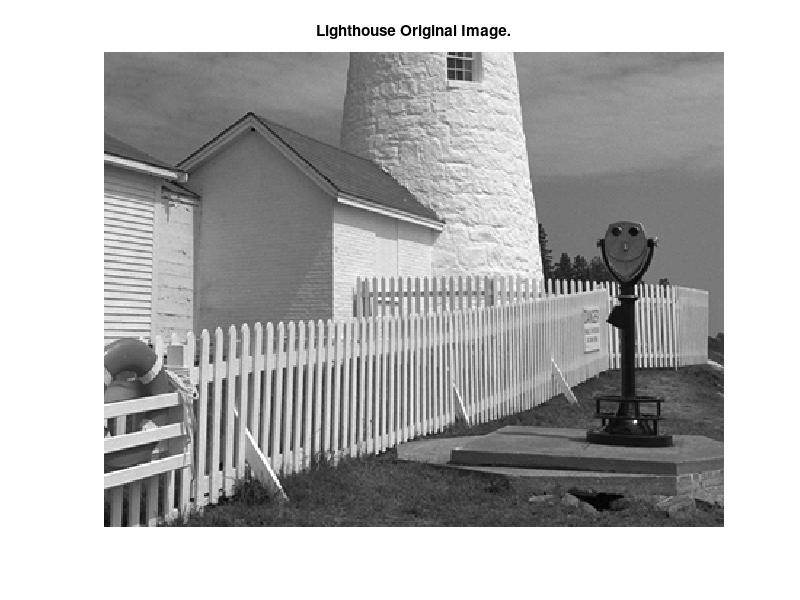
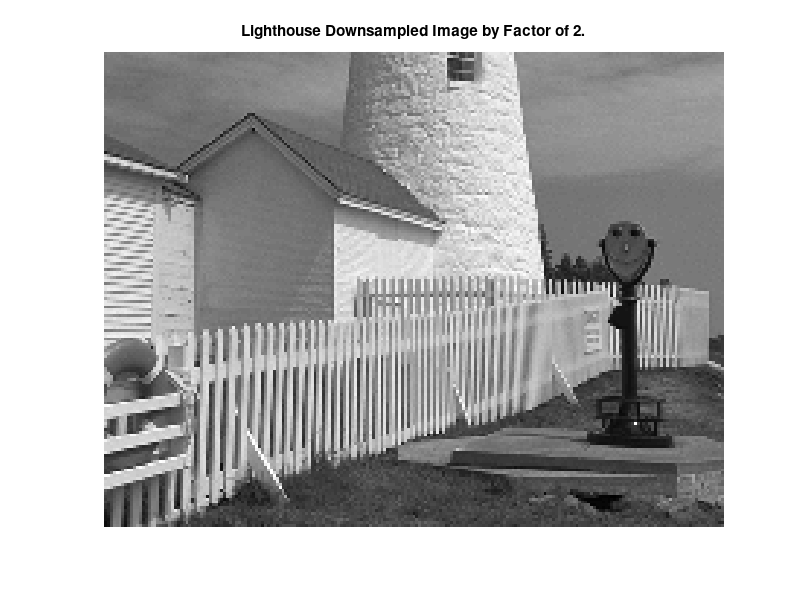
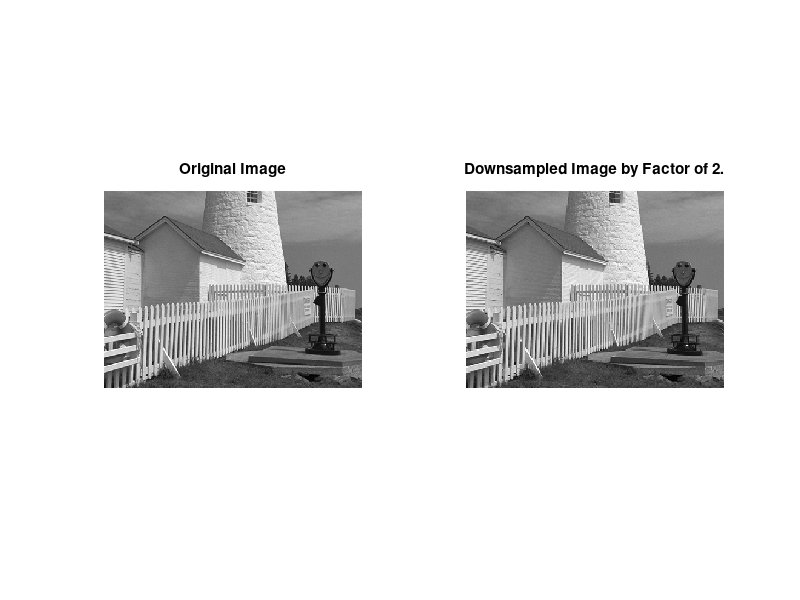
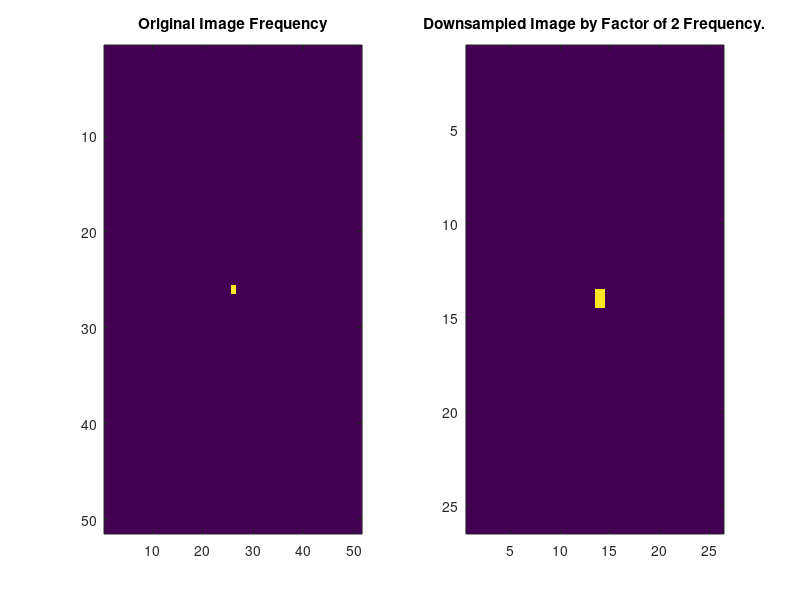

Write the MATLAB code that produced these figures, in order.
% ========================================================================== 
% ECE 5530/ ECE 6530 Digital Signal Processing, ECE Dep., The University of Utah 
% Group Project
% Team: Kyle G. Gayliyev, Skylar Stockham, Eddie Franco
% ========================================================================== 
close all;
clear;

%% Sampling, Aliasing and Reconstruction : Lab P8 Exercise: 3 Lab Exercises 
%% Overvew
% The objective in this lab is to introduce digital images as a second 
% useful signal type. We will show how the A-to-D sampling and the D-to-A 
% reconstruction processes are carried out for digital images. 
% In particular, we will show a commonly used method of image zooming is 
% actually D/A reconstruction, but it gives “poor” results—a later lab will 
% revisit this issue and do a better job.

 %% 3.1 Down-Sampling 
 %% Questions. 
 % Answer the following questions for the lighthouse picture,
 % downsampled by two.
 % a) Describe how the aliasing appears visually. Compare the original to 
 % the downsampled image. Which parts of the image show the aliasing 
 % effects most dramatically?
 % b) This part is challenging: explain why the aliasing happens in the 
 % lighthouse image by using a “frequency domain” explanation. 
 % In other words, estimate the frequency of the features that are 
 % being aliased. Give this frequency as a number in cycles per pixel. 
 % (Note that the fence provides a sort of “spatial chirp” where the 
 % spatial frequency increases from left to right.) Can you relate your 
 % frequency estimate to the Sampling Theorem?
 % You might try zooming in on a very small region of both the original 
 % and downsampled images.
%% Answers. 
% First, let's downsample the lighthouse picture by two. To do so,
% we upload the "lighthouse.mat" given file. Then, we apply the following
% formula to download it and save the downloaded file into a new
% variable.

% Upload the "lighthouse.mat" given file
% lighthouse = importdata('lighthouse.mat');
load lighthouse.mat;

% Downsampling the lighthouse image by factor of 2
%Formula: wp = ww(1:p:end,1:p:end); %downsampling the "ww" by a factor of p.
downsampled_lh_2 = xx(1:2:end,1:2:end); % size : 163x213
whos;

%% 3.1a) 
% Let's draw the image so that we can see and compare the results.
% Plot the original lighthouse image 

figure('Name','Lighthouse Original Image.');
clf;
imshow(xx); title('Lighthouse Original Image.');

% Plot the downsampled lighthouse image 
figure('Name','Lighthouse Downsampled Image by Factor of 2.');
clf;
imshow(downsampled_lh_2);
title('Lighthouse Downsampled Image by Factor of 2.');

% Comparing both on the same figure
figure('Name','Comparing Lighthouse Original VS Downsampled Image by Factor of 2.');
clf;

subplot(1, 2, 1); imshow(xx); 
title('Original Image');
subplot(1, 2, 2); imshow(downsampled_lh_2); 
title('Downsampled Image by Factor of 2.');

% subplot(2,1,1);
% imshow(xx);
% subplot(2,1,2);
% imshow(downsampled_lh);

% Aliasing appears visually as jagged edges, stair-step patterns, or 
% a "pixelated" look, particularly along sharp transitions between 
% colors or high-contrast areas in the image.
% In this example, the downsampled image appears less smooth and more 
% distorted compared to the original lighthouse picture. Due to aliasing, 
% some part of the fence, and the lighthouse itself appear blurred or 
% distorted in the downsampled version. The aliasing effect is most 
% noticeable in areas with fine details, such as the roof shingles, 
% the fence, and the edges of the windows and doors.

% In summary, where high spatial frequencies are present in the downsampled 
% image, aliasing is visually represented as a distorted, jagged pattern. 
% The aliasing effect is especially apparent in regions with fine details, 
% such the fence, the windows and door margins, and the roof shingles, 
% when comparing the downsampled and original lighthouse image.

%% 3.1b) 

% Frequency Domain Analysis
reg_original = xx(100:150, 100:150); %Extract the regions of interest
reg_downsampled = downsampled_lh_2(50:75, 50:75);

% Perform 2D Fourier Transform to analyze the frequency
fft_original = fft2(reg_original); 
fft_downsampled = fft2(reg_downsampled);

% Frequency Estimation and Comparation
figure('Name','Frequency Estimation and Comparation.');
subplot(1, 2, 1); imagesc(abs(fftshift(fft_original))); 
title('Original Image Frequency');
subplot(1, 2, 2); imagesc(abs(fftshift(fft_downsampled))); 
title('Downsampled Image by Factor of 2 Frequency.');

% The lighthouse image's aliasing is caused by the downsampled image's 
% inability to completely capture the high frequency information in the 
% original image. This can be explained in the frequency domain by the 
% fact that the frequency of the aliased features is more than half of the 
% sampling rate. This is called the Nyquist rate, and it says that the 
% sampling rate must to be more than twice the maximum frequency in the 
% original image to avoid aliasing.

% The lighthouse image's peak frequency is around one cycle per pixel 
% because the spatial frequency rises from left to right (the fence 
% creates a kind of "spatial chirp"). The maximum frequency that the 
% downsampled image can record is 0.5 cycles per pixel because it only 
% has half as many pixels as the original. Aliasing would occur at 
% frequencies higher than this.

% Because the downsampled image has a lower sampling rate (fewer pixels), 
% it is unable to capture the high frequency information seen in the 
% original image, which is why aliasing occurs. The Sampling Theorem, which 
% asserts that the sample rate must be more than twice the maximum 
% frequency in the signal in order to adequately capture it, is broken 
% by this.

% The reason for the aliasing is that the high frequency information 
% in the original image is not captured by the downsampled version. 
% About 150 cycles per pixel is the highest frequency found in the original 
% image. The sample Theorem states that the sample rate must be at least 
% twice the highest frequency in the image, or 2*150 = 300 cycles per 
% pixel, in order to prevent aliasing. Aliasing comes from the downsampled 
% image's inability to capture high frequency information due to its 
% sampling rate of only 150 cycles per pixel.

%% 3.2 Reconstruction of Images

% When an image has been sampled, we can fill in the missing samples by 
% doing interpolation. For images, this would be analogous which is part 
% of the reconstruction process in a D-to-A converter. We could use a 
% “square pulse” or a “triangular pulse” or other pulse shapes for the 
% reconstruction.

% For the reconstruction experiment, we'll use the lighthouse image, 
% down-sampled by a factor of 3.

% Downsampling the lighthouse image by factor of 3
downsampled_lh_3 = xx(1:3:end,1:3:end); % size : 109x142
whos;

% Plot the downsampled lighthouse image 
figure('Name','Lighthouse Downsampled Image by Factor of 3.');
clf;
imshow(downsampled_lh_3);
title('Lighthouse Downsampled Image by Factor of 3.');
% The goal is to reconstruct an approximation to the original lighthouse 
% image, which is the size of 256x256, from the smaller down-sampled image.

%% 3.2a) 
% The simplest interpolation would be reconstruction with a square pulse 
% which produces a “zero-order hold.” Here is a method that works for 
% a one-dimensional signal (i.e., one row or one column of the image),
% assuming that we start with a row vector xr1, and the result is the
% row vector xr1hold.

xr1 = (-2).^(0:6);
L = length(xr1); % Length of the row vector xr1.
nn = ceil((0.999:1:4*L)/4); %<-- Rounds up to the integer part
xr1hold = xr1(nn); % The result row vector

% TASK1: Plot the vector xr1hold to verify that it is a zero-order hold 
% version derived from xr1.

figure('Name','Zero-order Hold Version.');
clf;
subplot(2, 1, 1); stem(xr1hold); hold on; plot(xr1hold);
xlabel('Square Pulse Producing a “zero-order Hold.”')
ylabel('The Result Row Vector');
hold off;
title('Plot of The Zero-order Hold Version.');
subplot(2, 1, 2); imshow(xr1hold);
title('Image of The Zero-order Hold Version.');


% TASK2: Explain what values are contained in the indexing vector nn.
% Answer: The indexing vector nn contains the indices used for zero-order 
% hold interpolation. The values that are contained in the indexing vector 
% nn are the integer values. 

% TASK3: If xr1hold is treated as an interpolated version of xr1, then 
% what is the interpolation factor?
% Answer: The interpolation factor is determined by the length of nn 
% relative to the original row length. Interpolation_factor = length(nn)/L;
% Using this formula, 

Interpolation_factor = length(nn)/L;

fprintf('The Interpolation Factor =');
disp(Interpolation_factor);

% The Interpolation Factor =     4.



%% 3.2b) 
% Process all the rows of downsampled_lh_3 to fill in the missing points. 
% Use the zero-order hold idea from part (a) with an interpolation factor 
% of 3. Call the result xholdrows. Display xholdrows as an image, and 
% compare it to the downsampled image downsampled_lh_3; compare the size 
% of the images as well as their content.

xholdrows = zeros(size(downsampled_lh_3));
for i = 1:size(downsampled_lh_3, 1)
    xr1 = downsampled_lh_3(i, :);  % Take one row at a time
    nn = ceil((0.999/1/4 * length(xr1)) / 4);
    xholdrows(i, :) = xr1(nn);
end

% Display xholdrows as an image
figure('Name','Zero-Order Hold Interpolation for Rows.');
clf;
imshow(xholdrows);
title('Zero-Order Hold Interpolation for Rows.');

% Compare xholdrows to downsampled_lh_3 in terms of size and content.

% It saves the interpolated rows in the matrix xholdrows and uses the same 
% zero-order hold interpolation method as in part (a) for every row.


% The final xholdrows matrix is shown as a picture, representing the full 
% image with interpolated rows. This illustrates how zero-order hold 
% interpolation is used to fill in the missing spots.

size_downsampled_lh_3 = length(downsampled_lh_3);
size_xholdrows= length(xholdrows);

fprintf(' The Size of downsampled_lh_3 =');
disp(size_downsampled_lh_3);
fprintf(' The Size of xholdrows =');
disp(size_xholdrows);

% xholdrows and downsampled_lh_3 both have some amount of data.

% xholdrows and downsampled_lh_3 picture comparation:

figure('Name','xholdrows and downsampled_lh_3 Image Comparation.');
clf;
subplot(1, 2, 1); imshow(downsampled_lh_3); 
title('Downsampled Lighthouse Image By Factor of 3.');
subplot(1, 2, 2); imshow(xholdrows);  
title('xholdrows Image.');

%% 3.2c) 
% Process all the columns of xholdrows to fill in the missing points 
% in each column and and call the result xhold. 
% Compare the result (xhold) to the original image lighthouse. 

% Fill in the missing points for all columns in xholdrows using zero-order
% hold interpolation:

xhold = zeros(size(xholdrows));
for i = 1:size(xholdrows, 2)
    xr1 = xholdrows(:, i);  % Take one column at a time
    nn = ceil((0.999/1/4 * length(xr1)) / 4);
    xhold(:, i) = xr1(nn);
end

% Looping through columns,the code iterates through all the columns of the
% xholdrows matrix obtained in part (b).
% Like section (a), the zero-order hold interpolation approach is applied 
% for each column, and the interpolated columns are stored in the matrix 
% xhold. The interpolation for the full image is finished in this stage.

figure('Name','xhold VS Original Lighthouse Image Comparation.');
clf;
subplot(1, 2, 1); imshow(xx); 
title('Original Lighthouse Image.');
subplot(1, 2, 2); imshow(xhold);  
title('xhold Image.');

%% 3.2d) 
% Linear interpolation can be done in MATLAB using the interp1 function 
% (that’s “interp-one”). Its default mode is linear interpolation, which 
% is equivalent to using the ’*linear’ option, but interp1 can also do 
% other types of polynomial interpolation.

% TASK: For the example of a 1-D signal below, what is the interpolation 
% factor when converting xr1_1 to xr1linear?

n1 = 0:6;
xr1_1 = (-2).^n1;
tti = 0:0.1:6; %-- locations between the n1 indices
xr1linear = interp1(n1,xr1_1,tti); %-- function is INTERP-ONE

figure('Name','Signal Example For Section 3.2d.');
clf;
stem(tti,xr1linear);hold on; plot(tti,xr1linear); hold off;
title('a 1-D Signal Example For Section 3.2d.');
xlabel('Locations between the n1 indices')
ylabel('Linear Interpolation')

% Interpolation Factor Calculation

L_xr1_1 = length(xr1_1); % Length of the row vector xr1_1.
Interpolation_factor_xr1_xr1linear = length(tti)/L_xr1_1;

fprintf('The Interpolation Factor When Converting xr1_1 to xr1linear =');
disp(Interpolation_factor_xr1_xr1linear);

% Answer: The Interpolation Factor Converting xr1_1 to xr1linear = 8.7143.

%% 3.2e) 
% In the case of the lighthouse image, we need to carry out a linear 
% interpolation operation on both the rows and columns of the down-sampled 
% image downsampled_lh_3. This requires two calls to the interp1 function,
% because one call will only process all the columns of a matrix.

% Name the interpolated output image xxlinear.


% Define the interpolation factor 
interpolation_f = 3;

% Initialize a matrix for an interpolated image
xxlinear = [];

% Perform linear interpolation for each row
% Iterate through rows of the downsampled image, perform linear 
% interpolation on each row separately.
for i = 1:size(downsampled_lh_3, 1)
    row = downsampled_lh_3(i, :);
    xxlinear_row = interp1(1:length(row), row, 1:(1/interpolation_f):length(row));
    xxlinear = [xxlinear; xxlinear_row];
end

%% 3.2f) 
% Task: Compare xxlinear to the original image lighthouse. Comment on the 
% visual appearance of the “reconstructed” image versus the original; 
% point out differences and similarities. 
% Can the reconstruction (i.e., zooming) process remove the aliasing 
% effects from the down-sampled lighthouse image?

% xxlinear and original lighthouse image comparation:

figure('Name','xxlinear and Original Lighthouse Image Comparation.');
clf;
subplot(2, 1, 1); imshow(xx); 
title('Original Lighthouse Image.');
subplot(2, 1, 2); imshow(xxlinear);  
title('xxlinear (Linear Interpolation) Image.');


% Compared the “reconstructed” image versus the original, we observe that
% the “reconstructed” image is low quality. It has aliasing. It looks wider
% and bigger, there are lots of quality issues on the fence, lighthouse
% structure, house structure, and telescope. The number of items are
% similar.

%  The linear interpolation reconstruction (i.e., zooming) process didn't 
% remove the aliasing effects from the down-sampled lighthouse image.

% No, a simple reconstruction process like zooming (interpolation) cannot 
% completely remove aliasing effects from a down-sampled image like a 
% lighthouse picture; once information is lost due to downsampling, it 
% cannot be fully recovered by simply zooming in, as the missing details 
% are not present in the original sampled data.

% When an image is downsampled, high-frequency details (like fine lines 
% or textures) can be misinterpreted as lower frequencies due to the 
% reduced sampling rate, creating the "jagged" aliasing effect.

% While zooming (which uses interpolation algorithms to fill in missing 
% pixels) can make an image appear larger, it cannot generate new 
% information that was lost during downsampling.

%% 3.2g) 

% TASK: Compare the quality of the linear interpolation result to the 
% zero-order hold result. 
% Point out regions where they differ and try to justify this difference 
% by estimating the local frequency content. In other words, look for 
% regions of “low-frequency” content and “high-frequency” content 
% and see how the interpolation quality is dependent on this factor.

% Differences between zero-order hold and linear interpolation
figure('Name','Zero-order Hold and Linear Interpolation Difference.');
clf;
subplot(2, 1, 1); imshow(xhold); 
title('Zero-order Hold Image.');
subplot(2, 1, 2); imshow(xxlinear);  
title('Linear Interpolation Image.');

% Low-frequency content refers to areas of an image with gradual changes 
% in color or intensity, like a flat background or large smooth surfaces.

% High-frequency content refers to areas with sharp changes in color or 
% intensity, like edges between objects, fine details, or textures.

% Compared to xhold, the linear interpolation image (xxlinear) is more 
% closely matches the original lighthouse image. Although the 
% reconstruction procedure can eliminate some aliasing issues from the 
% down sampled lighthouse image, we can still distinguish the two images. 
% This is because it is carried out linearly, for every column and row, 
% this method performs far better. Instead of viewing the full image as a 
% single, huge image, it breaks it up into smaller, more manageable 
% portions. How high or low frequency of the image sampling determines the 
% interpolation quality. 
% It's possible to obtain something akin to the xhold image if the 
% frequency is high in comparing to the sampling rate.

% Are edges low frequency or high frequency features?
% Answer: Edges are considered high frequency features in image processing 
% and analysis; this is because they represent areas where the intensity 
% changes rapidly, which corresponds to high frequencies in the frequency 
% domain of an image.
% High frequency means rapid change, low frequency means smooth change.
% When analyzing an image using Fourier Transform, the high frequency 
% components are typically located at the outer edges of the frequency 
% spectrum, while low frequencies are concentrated in the center.

% Are the fence posts low frequency or high frequency features? 
% Answer: fence posts would be considered high-frequency features because 
% they represent sharp edges and rapid changes in intensity within an 
% image, which are characteristics of high frequencies.
% Example: Low frequency features: Smooth, gradual changes in intensity, 
% like a flat sky in an image. 
% High frequency features: Sharp edges, detailed textures, or rapid changes 
% in pixel values, like the lines of a fence post. 

% Is the background a low frequency or high frequency feature?
% Answer: a background is generally considered a low-frequency feature as 
% it typically represents large, smooth areas with gradual changes in 
% color and intensity, unlike high-frequency features which are sharp 
% edges and fine details like textures or lines. 
% Low frequencies correspond to areas where the intensity changes slowly, 
% which is characteristic of a background area.
%  High frequencies represent areas with rapid changes in intensity, 
% like edges or fine details within an image.
